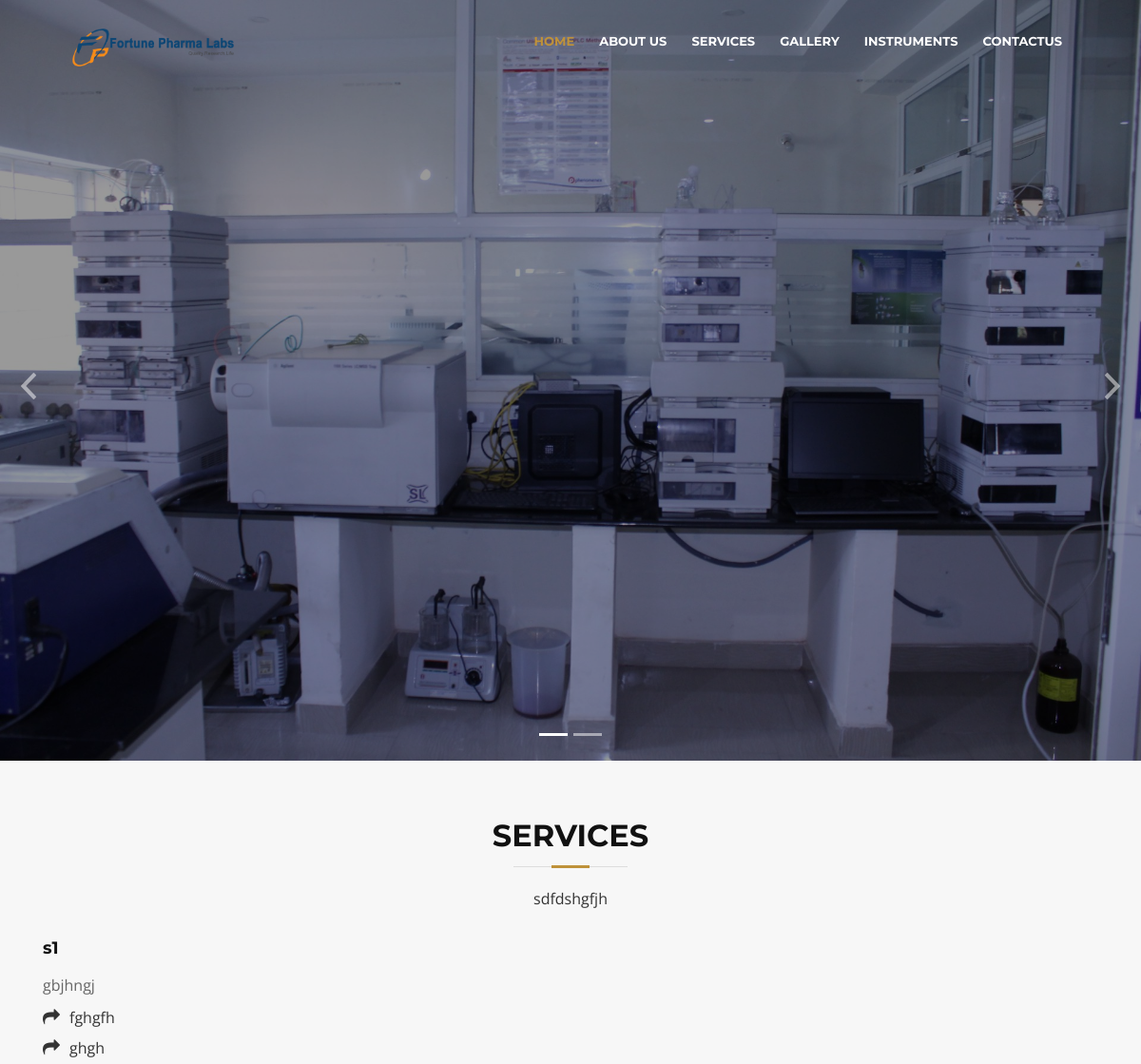
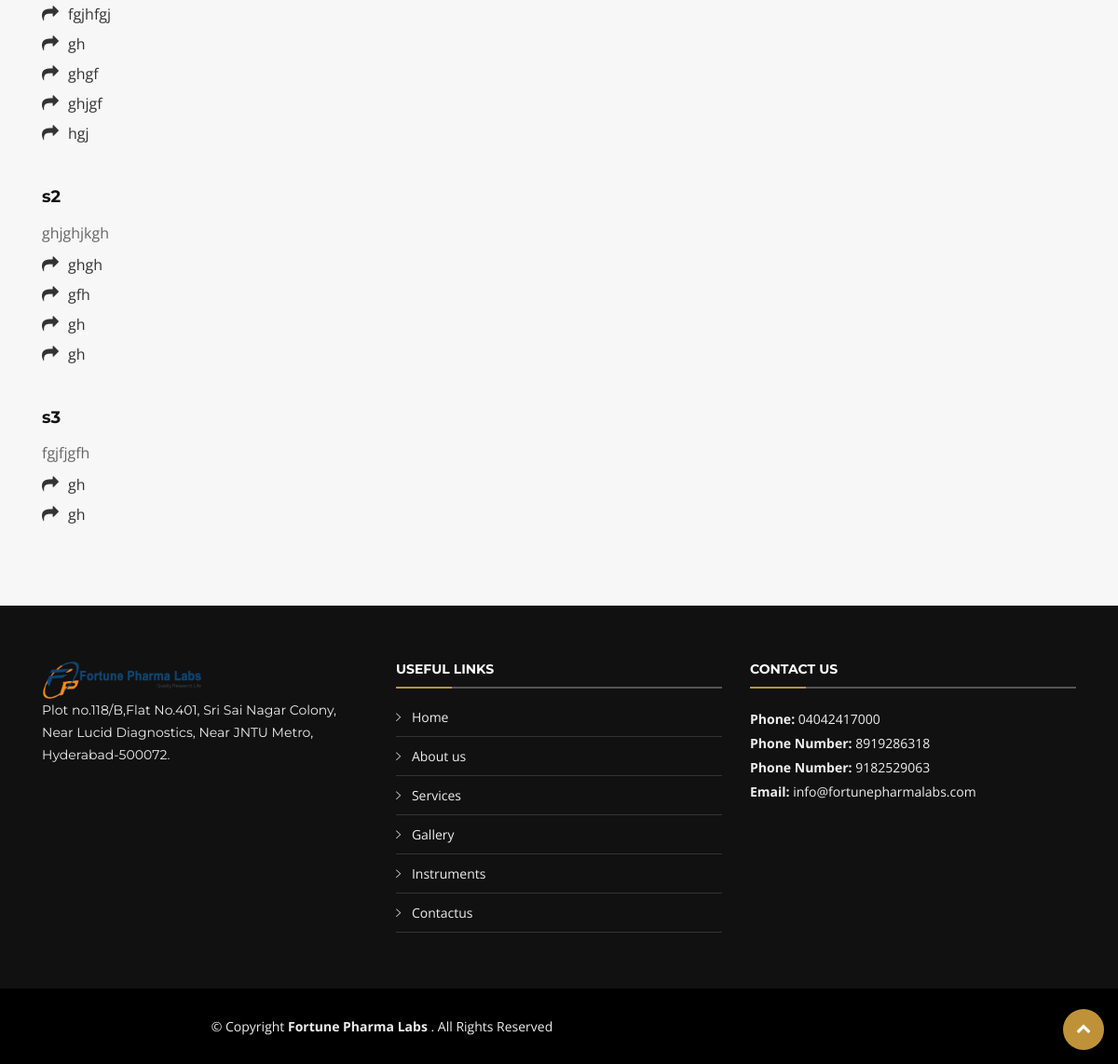
Screenshot of /index.php/home/services with the database file from the repository (2 pictures, top to bottom).
### tables this page shows
CREATE TABLE `logo` (
  `id` int(11) NOT NULL AUTO_INCREMENT,
  `image` varchar(250) DEFAULT NULL,
  `keywords` text,
  `description` longtext,
  `org_image` varchar(250) DEFAULT NULL,
  `favicon` varchar(250) DEFAULT NULL,
  `status` int(11) DEFAULT '1',
  `title` text,
  `create_at` datetime DEFAULT NULL,
  `update_at` datetime DEFAULT NULL,
  `create_by` int(11) DEFAULT NULL,
  `homepage_preview` int(11) DEFAULT '1',
  PRIMARY KEY (`id`)
);

CREATE TABLE `slider` (
  `s_id` int(11) NOT NULL AUTO_INCREMENT,
  `text` text,
  `image` varchar(250) DEFAULT NULL,
  `org_image` varchar(250) DEFAULT NULL,
  `status` int(11) DEFAULT '1',
  `created_at` datetime DEFAULT NULL,
  `updated_at` datetime DEFAULT NULL,
  `created_by` int(11) DEFAULT NULL,
  `homepage_preview` int(11) DEFAULT '0',
  PRIMARY KEY (`s_id`)
);

CREATE TABLE `services` (
  `s_id` int(11) NOT NULL AUTO_INCREMENT,
  `title` text,
  `paragraph` longtext,
  `status` int(11) DEFAULT NULL,
  `created_at` datetime DEFAULT NULL,
  `updated_at` datetime DEFAULT NULL,
  `created_by` int(11) DEFAULT NULL,
  `homepage_preview` int(11) DEFAULT '0',
  PRIMARY KEY (`s_id`)
);

CREATE TABLE `servies_name` (
  `s_n_id` int(11) NOT NULL AUTO_INCREMENT,
  `s_id` int(11) DEFAULT NULL,
  `title` text,
  `paragraph` longtext,
  `status` int(11) DEFAULT NULL,
  `created_at` datetime DEFAULT NULL,
  `updated_at` datetime DEFAULT NULL,
  `created_by` int(11) DEFAULT NULL,
  PRIMARY KEY (`s_n_id`)
);

CREATE TABLE `service_name_details` (
  `s_b_d_id` int(11) NOT NULL AUTO_INCREMENT,
  `s_n_id` int(11) DEFAULT NULL,
  `s_id` int(11) DEFAULT NULL,
  `service_name` longtext,
  `status` int(11) DEFAULT '0',
  `created_at` timestamp NOT NULL DEFAULT CURRENT_TIMESTAMP ON UPDATE CURRENT_TIMESTAMP,
  `created_by` int(11) DEFAULT NULL,
  PRIMARY KEY (`s_b_d_id`)
);

CREATE TABLE `contactform` (
  `c_id` int(11) NOT NULL AUTO_INCREMENT,
  `contact_email` varchar(250) DEFAULT NULL,
  `email` varchar(250) DEFAULT NULL,
  `phone` varchar(250) DEFAULT NULL,
  `phone_number` varchar(250) DEFAULT NULL,
  `phone_no` varchar(250) DEFAULT NULL,
  `address` text,
  `twitter_link` text,
  `facebook_link` text,
  `instagram_link` text,
  `google_plus` text,
  `linkedIn_link` text,
  `updated_at` datetime DEFAULT NULL,
  `homepage_preview` int(11) DEFAULT '0',
  PRIMARY KEY (`c_id`)
);

### application/controllers/Home.php (called while the page is built, shortened)
<?php
class Home extends CI_Controller {
		public function __construct()
		{
		$this->load->helper(array('form', 'url'));
		$this->load->library('form_validation');
		$this->load->library('session');
		$this->load->library('email');
		$this->load->library('user_agent');
		$this->load->helper('directory');
		$this->load->helper('cookie');
		$this->load->helper('security');
		$this->load->model('Users_model');
	    $this->load->model('Home_model');
		}
	public function services(){
				$data['logo_details']=$this->Users_model->get_logo_details();
				$data['slider_details']=$this->Users_model->get_slider_details();
				$data['services_details']=$this->Users_model->get_services_list();
				$data['contactus_details']=$this->Users_model->get_contactus_details();
				$this->load->view('html/services',$data);
	}
}

### index.php (called while the page is built, shortened)
<?php
require_once BASEPATH.'core/CodeIgniter.php';

### application/models/Users_model.php (called while the page is built, shortened)
<?php if ( ! defined('BASEPATH')) exit('No direct script access allowed');
class Users_model extends CI_Model
{
	public  function get_logo_details(){
		$this->db->select('*')->from('logo');
		$this->db->where('status',1);
		return $this->db->get()->row_array();
	}public  function get_slider_details(){
		$this->db->select('s_id,text,image')->from('slider');
		$this->db->where('status',1);
		return $this->db->get()->result_array();
	}public  function get_aboutus_details(){
		$this->db->select('*')->from('aboutus');
		$this->db->where('status',1);
		return $this->db->get()->row_array();
	}
	public  function get_gallery_details(){
		$this->db->select('*')->from('gallery');
		$this->db->where('status',1);
		return $this->db->get()->result_array();
	}public  function get_testimonials_details(){
		$this->db->select('*')->from('testimonial');
		$this->db->where('status',1);
		return $this->db->get()->result_array();
	}public  function get_contactus_details(){
		$this->db->select('*')->from('contactform');
		return $this->db->get()->row_array();
	}
	public function get_services_list(){
	$this->db->select('services.*')->from('services');
	 $this->db->where('services.status',1);
	 $return=$this->db->get()->result_array();
	  $cnt=0;foreach($return as $list){
	   $lists=$this->get_servies_data_list($list['s_id']);
	   $data[$cnt]=$list;
	   $data[$cnt]['servies']=$lists;
	 $cnt++;}
	if(!empty($data)){
	   return $data;
	  }
 }
	public function get_servies_data_list($s_id){
	 $this->db->select('servies_name.*')->from('servies_name');
     $this->db->where('servies_name.s_id',$s_id);
     $this->db->where('servies_name.status',1);
	 $return=$this->db->get()->result_array();
	foreach($return as $list){
	   $lists=$this->get_servies_one_list($list['s_n_id']);
	   $data[$list['s_n_id']]=$list;
	   $data[$list['s_n_id']]['servie_data']=$lists;
	  }
	if(!empty($data)){
	   return $data;
	  }
 }
	public function get_servies_one_list($s_n_id){
	 $this->db->select('service_name_details.*')->from('service_name_details');
     $this->db->where('service_name_details.s_n_id',$s_n_id);
     $this->db->where('service_name_details.status',1);
	 return $this->db->get()->result_array();
	}
}

### application/views/html/services.php (the view, shortened to what this page needs)
<!DOCTYPE html>
<html lang="en">
<head>
    <link href="<?php echo base_url(); ?>assets/vendor/lib/bootstrap/css/bootstrap.min.css" rel="stylesheet">
    <link href="<?php echo base_url(); ?>assets/vendor/lib/font-awesome/css/font-awesome.min.css" rel="stylesheet">
    <link href="<?php echo base_url(); ?>assets/vendor/lib/animate/animate.min.css" rel="stylesheet">
    <link href="<?php echo base_url(); ?>assets/vendor/lib/ionicons/css/ionicons.min.css" rel="stylesheet">
    <link href="<?php echo base_url(); ?>assets/vendor/lib/owlcarousel/assets/owl.carousel.min.css" rel="stylesheet">
    <link href="<?php echo base_url(); ?>assets/vendor/lib/lightbox/css/lightbox.min.css" rel="stylesheet">
    <link href="<?php echo base_url(); ?>assets/vendor/css/style.css" rel="stylesheet">
</head>
<body>
    <header id="header" class="">
        <div class="container-fluid">
            <div id="logo" class="pull-left logo-header">
                <?php if($logo_details['image']==''){ ?>
                <img src="<?php echo base_url(); ?>assets/vendor/img/logo.png" alt="logo" height="70px">
                <?php }else{ ?>
                <img src="<?php echo base_url('assets/logo/'.$logo_details['image']); ?>" alt="logo" height="70px">
                <?php } ?>
            </div>
            <nav id="nav-menu-container">
                <ul class="nav-menu">
                    <li class="menu-active"><a href="<?php echo base_url('home'); ?>">Home</a></li>
                    <li><a href="<?php echo base_url('home/aboutus'); ?>">About Us</a></li>
                    <li><a href="<?php echo base_url('home/services'); ?>">Services</a></li>
					<li><a href="<?php echo base_url('home/gallery'); ?>">Gallery</a></li>
                    <li><a href="<?php echo base_url('home/instrument'); ?>">Instruments</a></li>
                     <li><a href="<?php echo base_url('home/contactus'); ?>">Contactus</a></li>
                </ul>
            </nav>
        </div>
    </header>
    <form action="<?php echo base_url('preview/okpost'); ?>" method="post">
        <?php if(isset($slider_details) && count($slider_details)>0){ ?>
        <section id="intro">
            <div class="intro-container">
                <div id="introCarousel" class="carousel  slide carousel-fade" data-ride="carousel">
                    <ol class="carousel-indicators"></ol>
                    <div class="carousel-inner" role="listbox">
                        <?php $cnt=1;foreach($slider_details as $list){ ?>
                        <?php if($cnt==1){ ?>
                        <div class="carousel-item active">
                            <div class="carousel-container">
                            </div>
                        </div>
                        <?php } ?>
                        <?php $cnt++;} ?>
                        <a class="carousel-control-prev" href="#introCarousel" role="button" data-slide="prev">
                            <span class="carousel-control-prev-icon ion-chevron-left" aria-hidden="true"></span>
                        </a>
                        <a class="carousel-control-next" href="#introCarousel" role="button" data-slide="next">
                            <span class="carousel-control-next-icon ion-chevron-right" aria-hidden="true"></span>
                        </a>
                    </div>
                </div>
            </div>
        </section>
        <?php } ?>
        <main id="main">
        <?php if(isset($services_details) && count($services_details)>0){ ?>
        <section id="services" class="section-bg">
            <div class="container">
                <header class="section-header wow fadeInUp">
                    <h3><?php echo isset($services_details[0]['title'])?$services_details[0]['title']:''; ?></h3>
                    <p><?php echo isset($services_details[0]['paragraph'])?$services_details[0]['paragraph']:''; ?></p>
                </header>
                <div class="row section-body">
                    <?php if(isset($services_details) && count($services_details)>0){ ?>
					<?php $count=1;foreach($services_details[0]['servies'] as $lis){?>
                    <div class="col-lg-12 col-md-12 box wow bounceInUp" data-wow-duration="1.4s">
                        <h4 class="title"><a href="">
                               <?php echo isset($lis['title'])?$lis['title']:''; ?></a></h4>
                        <p>
                          <?php echo isset($lis['paragraph'])?$lis['paragraph']:''; ?></p>
                        <ul>
						<?php foreach($lis['servie_data'] as $li){ ?>
                            <li><?php echo isset($li['service_name'])?$li['service_name']:''; ?></li>
						<?php }?>
                        </ul>
                    </div>
					<?php $count++;}?>
                    <?php }?>
                </div>
            </div>
        </section>
        <?php } ?>
        </main>
        <footer id="footer">
            <div class="footer-top">
                <div class="container">
                    <div class="row">
                        <div class="col-lg-4  footer-info">
                            <div id="logo" class="pull-left logo-header">
                               <?php if($logo_details['image']==''){ ?>
                <img src="<?php echo base_url(); ?>assets/vendor/img/logo.png" alt="logo" height="70px">
                <?php }else{ ?>
                <img src="<?php echo base_url('assets/logo/'.$logo_details['image']); ?>" alt="logo" height="70px">
                <?php } ?>
                                <p>
                                    <?php echo isset($contactus_details['address'])?$contactus_details['address']:''; ?>
                                </p>
                            </div>
                        </div>
                        <div class="col-lg-4 footer-links">
                            <h4>Useful Links</h4>
                            <ul>
                                <li><i class="ion-ios-arrow-right"></i> <a href="<?php echo base_url('home'); ?>">Home</a></li>
                                <li><i class="ion-ios-arrow-right"></i> <a href="<?php echo base_url('home/aboutus'); ?>">About us</a></li>
                                <li><i class="ion-ios-arrow-right"></i> <a href="<?php echo base_url('home/services'); ?>">Services</a></li>
                                <li><i class="ion-ios-arrow-right"></i> <a href="<?php echo base_url('home/gallery'); ?>">Gallery</a></li>
                                <li><i class="ion-ios-arrow-right"></i> <a href="<?php echo base_url('home/instrument'); ?>">Instruments</a></li>
                                <li><i class="ion-ios-arrow-right"></i> <a href="<?php echo base_url('home/contactus'); ?>">Contactus</a></li>
                            </ul>
                        </div>
                        <div class="col-lg-4 footer-contact">
                            <h4>Contact Us</h4>
                            <p>
                                <strong>Phone:</strong>
                                <?php echo isset($contactus_details['phone'])?$contactus_details['phone']:''; ?><br>
                                <strong>Phone Number:</strong>
                                <?php echo isset($contactus_details['phone_number'])?$contactus_details['phone_number']:''; ?><br>
								<strong>Phone Number:</strong>
                                <?php echo isset($contactus_details['phone_no'])?$contactus_details['phone_no']:''; ?><br>
								<strong>Email:</strong>
                                <?php echo isset($contactus_details['email'])?$contactus_details['email']:''; ?><br>
                            </p>
                        </div>
                    </div>
                </div>
            </div>
            <div class="container">
                <div class="row">
                    <div class="col-md-8">
                        <div class="copyright">
                            &copy; Copyright <strong>
                                <?php echo isset($logo_details['title'])?$logo_details['title']:'Pracha Multi'; ?></strong>. All Rights Reserved
                        </div>
                    </div>
                </div>
            </div>
        </footer>
    </form>
    <a href="#" class="back-to-top"><i class="fa fa-chevron-up"></i></a>
</body>
</html>

### rows the page displays
logo: image (picture), title "Fortune Pharma Labs"
services: title "SERVICES", paragraph "sdfdshgfjh"
servies_name: title "s1", paragraph "gbjhngj"
service_name_details: service_name "fghgfh"
service_name_details: service_name "ghgh"
service_name_details: service_name "fgjhfgj"
service_name_details: service_name "gh"
service_name_details: service_name "ghgf"
service_name_details: service_name "ghjgf"
service_name_details: service_name "hgj"
servies_name: title "s2", paragraph "ghjghjkgh"
service_name_details: service_name "ghgh"
service_name_details: service_name "gfh"
service_name_details: service_name "gh"
service_name_details: service_name "gh"
servies_name: title "s3", paragraph "fgjfjgfh"
service_name_details: service_name "gh"
service_name_details: service_name "gh"
contactform: address "Plot no.118/B,Flat No.401, Sri Sai Nagar Colony, Near Lucid Diagnostics, Near JNTU Metro, Hyderabad-500072.", phone "04042417000", phone_number "8919286318", phone_no "9182529063", email "info@fortunepharmalabs.com"
